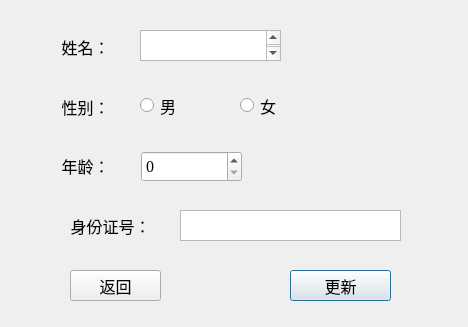
<?xml version="1.0" encoding="UTF-8"?>
<ui version="4.0">
 <class>updateDialog</class>
 <widget class="QDialog" name="updateDialog">
  <property name="geometry">
   <rect>
    <x>0</x>
    <y>0</y>
    <width>468</width>
    <height>327</height>
   </rect>
  </property>
  <property name="windowTitle">
   <string>Dialog</string>
  </property>
  <widget class="QTextEdit" name="textEdit">
   <property name="geometry">
    <rect>
     <x>140</x>
     <y>30</y>
     <width>141</width>
     <height>31</height>
    </rect>
   </property>
   <property name="font">
    <font>
     <family>仿宋</family>
     <pointsize>12</pointsize>
    </font>
   </property>
  </widget>
  <widget class="QPushButton" name="pushButton">
   <property name="geometry">
    <rect>
     <x>290</x>
     <y>270</y>
     <width>101</width>
     <height>31</height>
    </rect>
   </property>
   <property name="font">
    <font>
     <family>仿宋</family>
     <pointsize>12</pointsize>
    </font>
   </property>
   <property name="text">
    <string>更新</string>
   </property>
  </widget>
  <widget class="QPushButton" name="pushButton_2">
   <property name="geometry">
    <rect>
     <x>70</x>
     <y>270</y>
     <width>91</width>
     <height>31</height>
    </rect>
   </property>
   <property name="font">
    <font>
     <family>仿宋</family>
     <pointsize>12</pointsize>
    </font>
   </property>
   <property name="text">
    <string>返回</string>
   </property>
  </widget>
  <widget class="QRadioButton" name="radioButton">
   <property name="geometry">
    <rect>
     <x>140</x>
     <y>90</y>
     <width>89</width>
     <height>31</height>
    </rect>
   </property>
   <property name="font">
    <font>
     <family>仿宋</family>
     <pointsize>12</pointsize>
    </font>
   </property>
   <property name="text">
    <string>男</string>
   </property>
   <attribute name="buttonGroup">
    <string notr="true">buttonGroup</string>
   </attribute>
  </widget>
  <widget class="QRadioButton" name="radioButton_2">
   <property name="geometry">
    <rect>
     <x>240</x>
     <y>90</y>
     <width>89</width>
     <height>31</height>
    </rect>
   </property>
   <property name="font">
    <font>
     <family>仿宋</family>
     <pointsize>12</pointsize>
    </font>
   </property>
   <property name="text">
    <string>女</string>
   </property>
   <attribute name="buttonGroup">
    <string notr="true">buttonGroup</string>
   </attribute>
  </widget>
  <widget class="QTextEdit" name="textEdit_2">
   <property name="geometry">
    <rect>
     <x>180</x>
     <y>210</y>
     <width>221</width>
     <height>31</height>
    </rect>
   </property>
   <property name="font">
    <font>
     <family>Times New Roman</family>
     <pointsize>12</pointsize>
    </font>
   </property>
  </widget>
  <widget class="QLabel" name="label_3">
   <property name="geometry">
    <rect>
     <x>50</x>
     <y>210</y>
     <width>121</width>
     <height>31</height>
    </rect>
   </property>
   <property name="font">
    <font>
     <family>仿宋</family>
     <pointsize>12</pointsize>
    </font>
   </property>
   <property name="text">
    <string>身份证号：</string>
   </property>
   <property name="alignment">
    <set>Qt::AlignCenter</set>
   </property>
  </widget>
  <widget class="QLabel" name="label_2">
   <property name="geometry">
    <rect>
     <x>50</x>
     <y>91</y>
     <width>71</width>
     <height>31</height>
    </rect>
   </property>
   <property name="font">
    <font>
     <family>仿宋</family>
     <pointsize>12</pointsize>
    </font>
   </property>
   <property name="text">
    <string>性别：</string>
   </property>
   <property name="alignment">
    <set>Qt::AlignCenter</set>
   </property>
  </widget>
  <widget class="QLabel" name="label">
   <property name="geometry">
    <rect>
     <x>50</x>
     <y>31</y>
     <width>71</width>
     <height>31</height>
    </rect>
   </property>
   <property name="font">
    <font>
     <family>仿宋</family>
     <pointsize>12</pointsize>
    </font>
   </property>
   <property name="text">
    <string>姓名：</string>
   </property>
   <property name="alignment">
    <set>Qt::AlignCenter</set>
   </property>
  </widget>
  <widget class="QLabel" name="label_4">
   <property name="geometry">
    <rect>
     <x>50</x>
     <y>150</y>
     <width>71</width>
     <height>31</height>
    </rect>
   </property>
   <property name="font">
    <font>
     <family>仿宋</family>
     <pointsize>12</pointsize>
    </font>
   </property>
   <property name="text">
    <string>年龄：</string>
   </property>
   <property name="alignment">
    <set>Qt::AlignCenter</set>
   </property>
  </widget>
  <widget class="QSpinBox" name="spinBox">
   <property name="geometry">
    <rect>
     <x>141</x>
     <y>151</y>
     <width>101</width>
     <height>31</height>
    </rect>
   </property>
   <property name="font">
    <font>
     <family>Times New Roman</family>
     <pointsize>12</pointsize>
    </font>
   </property>
  </widget>
 </widget>
 <resources/>
 <connections/>
 <buttongroups>
  <buttongroup name="buttonGroup"/>
 </buttongroups>
</ui>
